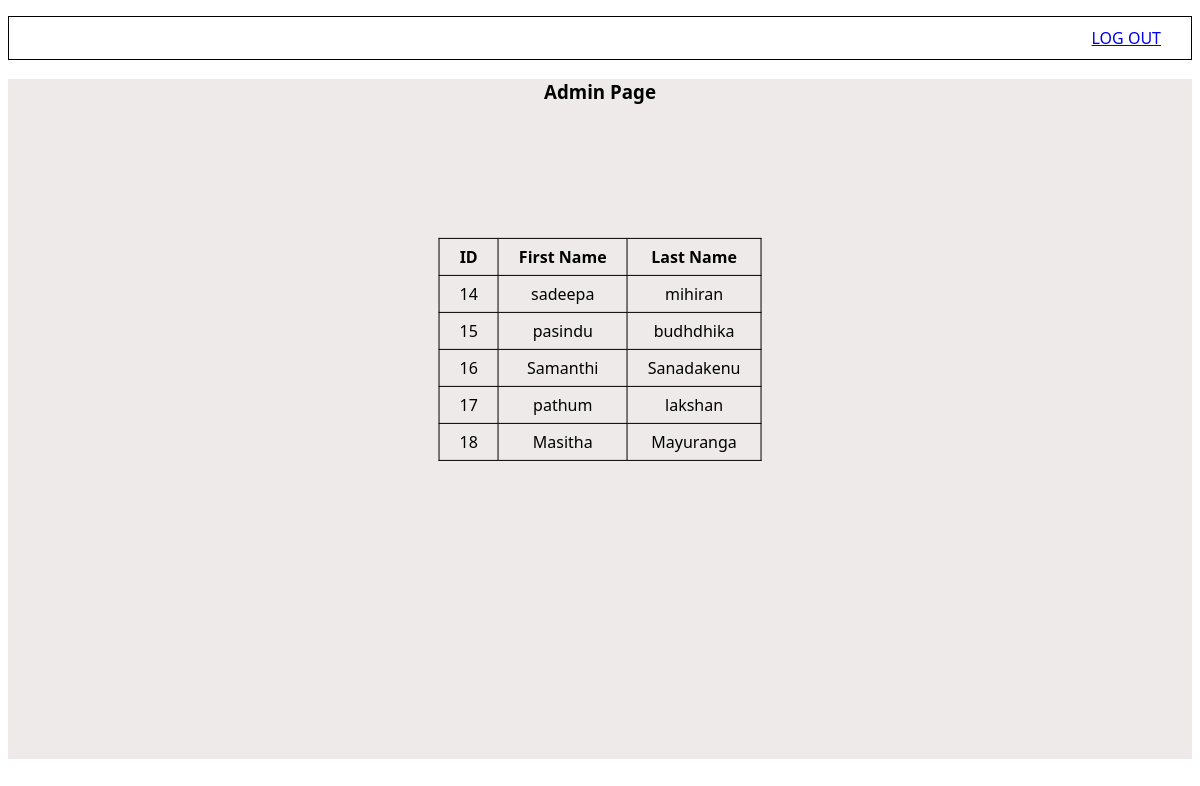
The page /admin/admin_index.php on the database its author committed.
### tables this page shows
CREATE TABLE `customer` (
  `id` int(4) NOT NULL,
  `first_name` varchar(50) NOT NULL,
  `last_name` varchar(50) NOT NULL,
  `pswd` varchar(50) NOT NULL
);

### admin/admin_index.php (the view, shortened to what this page needs)
<?php require_once('../inc/connect.php'); ?>
<?php
            $query = "SELECT id, first_name, last_name FROM customer";
            $result = mysqli_query($conn, $query);
            if($result){
                mysqli_num_rows($result);
                $table  = '<table>';
                $table .= '<tr><th>ID</th><th>First Name</th><th>Last Name</th></tr>';
                    while($record = mysqli_fetch_assoc($result)){
                        $table .= '<tr>';
                            $table .= '<td>'.$record['id'].'</td>';
                            $table .= '<td>'.$record['first_name'].'</td>';
                            $table .= '<td>'.$record['last_name'].'</td>';
                        $table .= '</tr>';
                    }
                $table .= '</table>';
            }else{
                echo"Failed";
            }
        ?>
<!DOCTYPE html>
<html lang="en">
<head>
    <link rel="stylesheet" href="css/style.css">
</head>
<body>
    <header>
        <ul>
            <li> <a href="../index.php">LOG OUT</a></li>
        </ul>
    </header>
    <section class="row2">
        <h3>Admin Page</h3>
        <?php echo $table; ?>
    </section>
</body>
</html>

### admin/css/style.css (style rules this page uses)
* { box-sizing: border-box; font-family: 'Segoe UI', Tahoma, Geneva, Verdana, sans-serif; }
ul { border: 1px solid black; list-style-type: none; text-align: right; padding: 10px; }
ul li { padding: 0 20px 0 0; }
.row2 { text-align: center; height: 85vh; background-color: #eeeaea; }
.row2 table { border: 1px solid black; border-collapse: collapse; position: relative; top: 40%; left: 50%; transform: translateY(-70%) translateX(-50%); }
.row2 table th,td { padding: 7px 20px; border: 1px solid black; }

### rows shown on the page
customer: id "14", first_name "sadeepa", last_name "mihiran"
customer: id "15", first_name "pasindu", last_name "budhdhika"
customer: id "16", first_name "Samanthi", last_name "Sanadakenu"
customer: id "17", first_name "pathum", last_name "lakshan"
customer: id "18", first_name "Masitha", last_name "Mayuranga"
